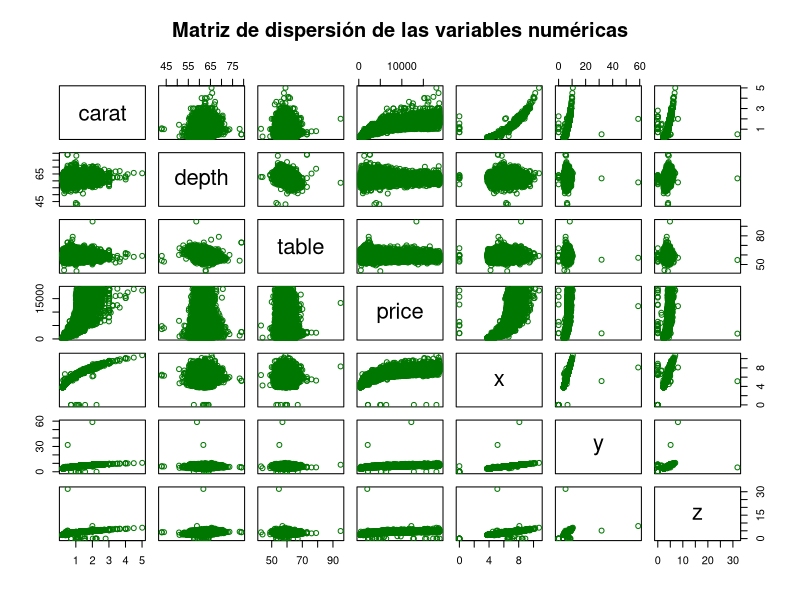
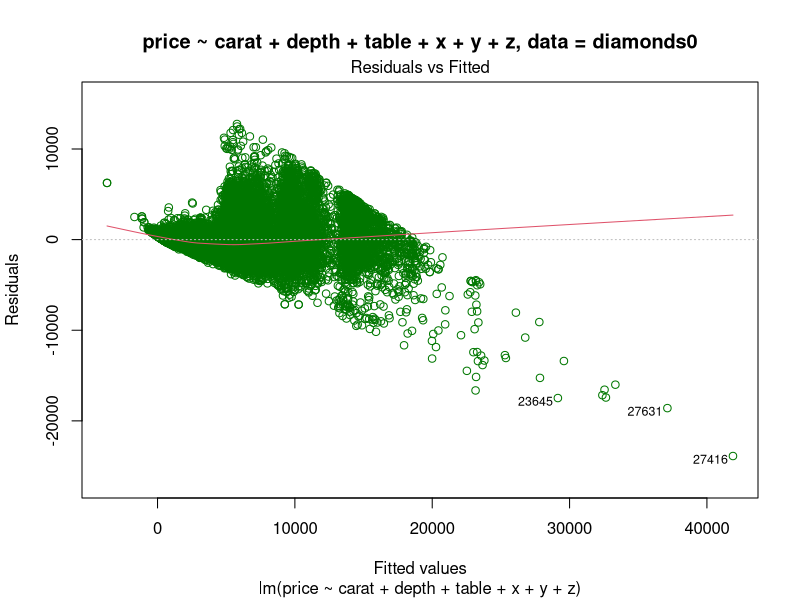
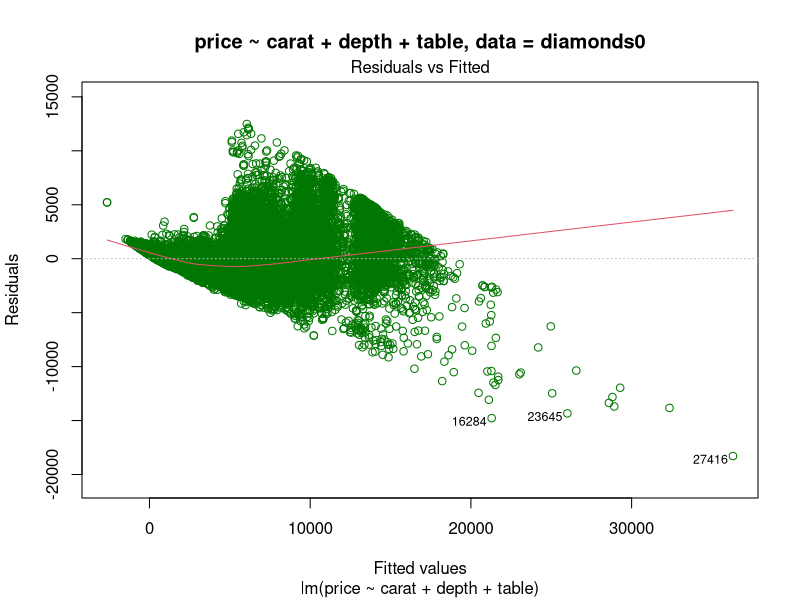
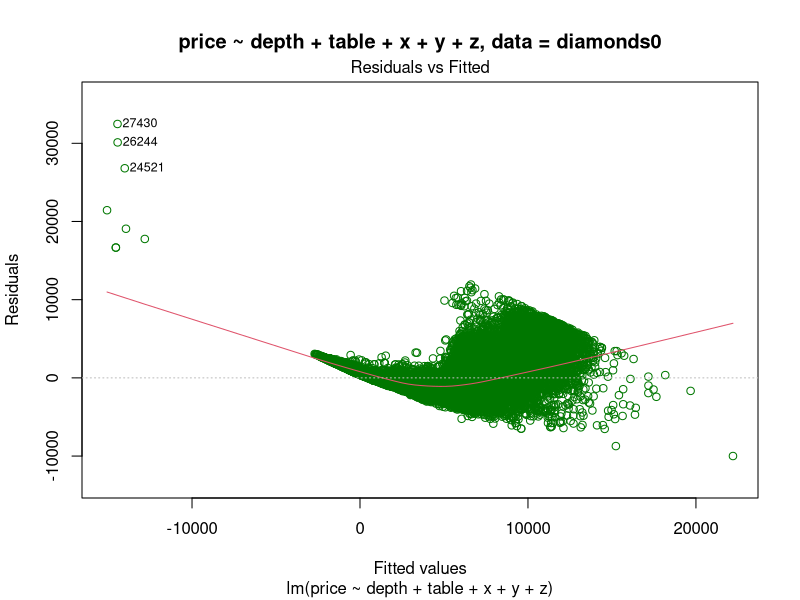

Write the R code that produced these figures, in order. (Note: this script raises an error after producing the figures.)
## ---- chunk 1
library(ggplot2)
data(diamonds)
head(diamonds)
## ---- chunk 2
diamonds = diamonds[ ,c(1,5,6,7,8,9,10)]
diamonds0 = scale(diamonds)
diamonds0 <- as.data.frame(diamonds)
## ---- chunk 3
pairs(diamonds0, col="#007700", main="Matriz de dispersión de las variables numéricas")
## ---- chunk 4
model1 = lm(price ~ carat + depth + table + x + y + z, data = diamonds0)
## ---- chunk 5
summary(model1)
## ---- chunk 6
plot(model1,main="price ~ carat + depth + table + x + y + z, data = diamonds0",which=1,col="#007700")
model2 = lm(price ~ carat + depth + table, data = diamonds0)
plot(model2,main="price ~ carat + depth + table, data = diamonds0",which=1,col="#007700")
model3 = lm(price ~ depth + table + x + y + z, data = diamonds0)
plot(model3,main="price ~ depth + table + x + y + z, data = diamonds0",which=1,col="#007700")
## ---- chunk 7
summary(model2)
summary(model3)
## ---- chunk 8
acos(sqrt(0.8592))*180/pi
## ---- chunk 9
library(ggplot2)
diamonds_data = data(diamonds)
diamonds_short <-  diamonds[ ,c(1,5,6,7,8,9,10)]
diamonds_x <- diamonds[ ,c(5,6,7,8,9,10)]
diamonds_m <- data.matrix(diamonds_x)
n <- length(diamonds_x )
sigma_sq <- 0.8563
mod <- lm(formula = diamonds$price ~ diamonds$carat + diamonds$x + diamonds$y + diamonds$z + diamonds$depth)
head(diamonds)
summary(mod)$coefficients[,1]

beta1 <- c(12196.7, 10615.5, -1369.7, 97.6, 64.2, -156.6)

funcLikelyhood <- function(bet, sig){
  -(n/2)*(log(2*pi))-((n/2)*log(sig))-((1/(2*sig))*((diamonds$price-(diamonds_m*bet))*(diamonds$price-(diamonds_m*bet))))
}


## ---- chunk 10
head(funcLikelyhood(beta1,sigma_sq))
